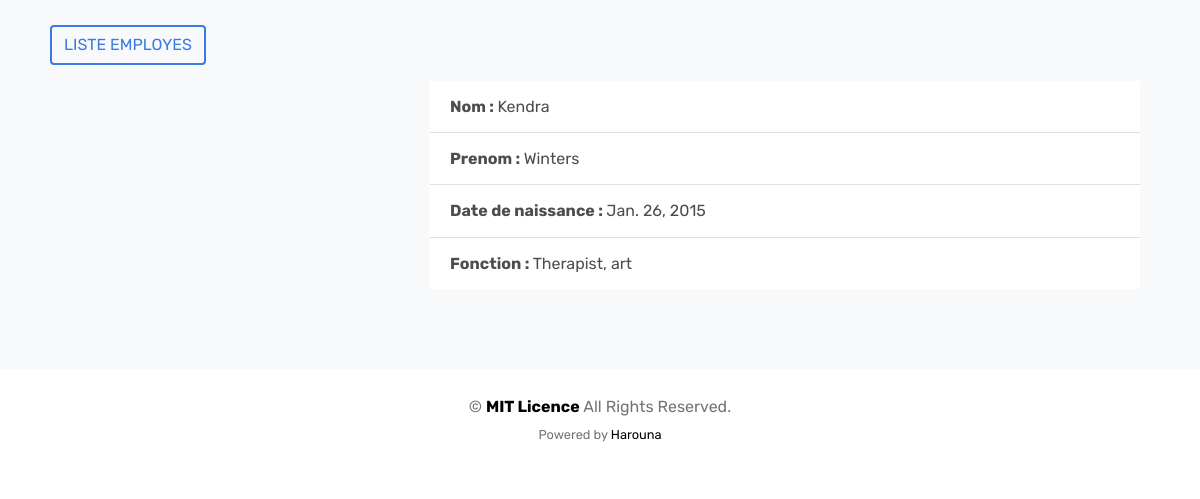
/profile/10/, run on an earlier commit of the app's database.
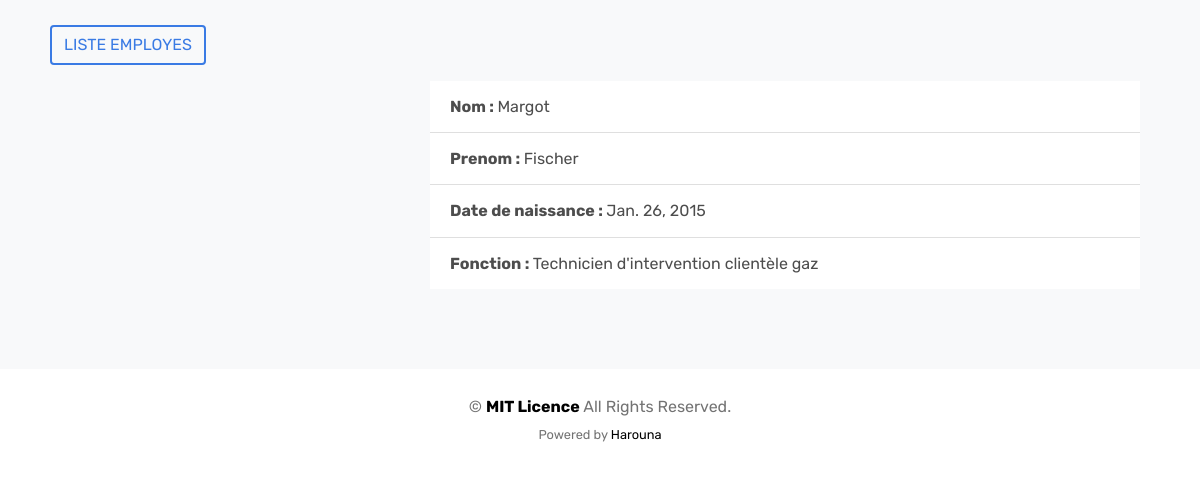
And on a later commit of the database.
### employe/models.py (models this page shows, shortened)
class Employe(models.Model):
    first_name =  models.CharField(max_length=30)
    last_name  = models.CharField(max_length=30)
    birthday   = models.DateField()
    fonction   = models.CharField(max_length=100)
    photo      = models.ImageField(upload_to='employe/', blank=True, null=True)
    created_at = models.DateTimeField(auto_now_add=True)

### employe/views.py (the view)
# urls.py: path('profile/<int:id_employe>/', views.profile, name='profile'),
def profile(request, id_employe):
    employe = get_object_or_404(Employe, pk=id_employe)
    context = {
        'employe': employe,
    }
    template_name = 'employe/profile.html'
    return render(request, template_name, context)

### employe/templates/employe/profile.html (shortened to what this page needs)
{% load static %}
<!DOCTYPE html>
<html lang="en">
  <head>
    <link rel="stylesheet" href="{% static 'fonts/icomoon/style.css' %}">
    <link rel="stylesheet" href="{% static 'css/bootstrap.min.css' %}">
    <link rel="stylesheet" href="{% static 'css/aos.css' %}">
    <link rel="stylesheet" href="{% static 'css/style.css' %}">
  </head>
  <body>
  <div class="site-wrap">
    <div class="site-section bg-light" style="padding-top:25px;">
      <div class="container">
        <div class="row">
          <p data-aos="fade-left" data-aos-delay="100" class="float-right" style="margin-left:20px;">
            <a href="{% url 'employe_app:list-employe' %}"
            class="d-none d-sm-inline-block btn btn-outline-primary rounded text-uppercase">
                Liste employes
            </a>
          </p>
        </div>
        <div class="container">
          <div class="row">
             <div class="col-md-4">
             </div>
             <div class="col-md-8">
               <ul class="list-group list-group-flush">
                 <li class="list-group-item"><strong>Nom : </strong> {{ employe.first_name }}</li>
                 <li class="list-group-item"><strong>Prenom : </strong> {{ employe.last_name }} </li>
                 <li class="list-group-item"><strong> Date de naissance : </strong> {{ employe.birthday }} </li>
                 <li class="list-group-item"><strong> Fonction : </strong> {{ employe.fonction }} </li>
                </ul>
             </div>
          </div>
        </div>
      </div>
    </div>
    <footer class="site-footer py-2 pt-4">
      <div class="container py-0">
        <div class="row">
          <div class="col-12 text-md-center text-left">
            <p>
              &copy;  <strong class="text-black">MIT Licence</strong> All Rights Reserved. <br>
              <small>Powered by <a href="https://harouna.crd.co/" target="_blank" class="text-black">Harouna</a></small>
            </p>
          </div>
        </div>
      </div>
    </footer>
  </div>
  </body>
</html>

What changed in the data, as far as the page shows it:
changed Employe: first_name "Kendra" → "Margot"; last_name "Winters" → "Fischer"; fonction "Therapist, art" → "Technicien d'intervention clientèle gaz"
